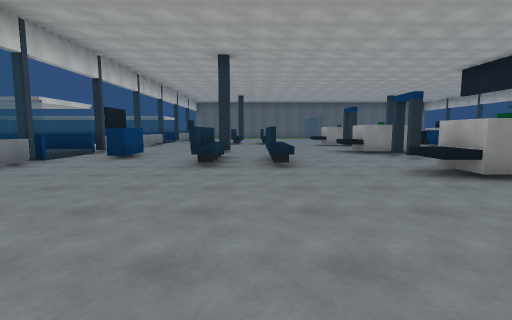
view 1 (above)

22 first-person views from a walk through a Unity game level. The camera is 1.4 m above the floor, tilts 6° down and sees 85° across. The floor is counted in squares, 2 m on a side. Each view is taken from the middle of a square. On the plan, view 1 faces up. The plan holds only what a view shows up to about 9 squares ahead; the rest is blank. The place goes on beyond the plan. The player is left out.

view 2
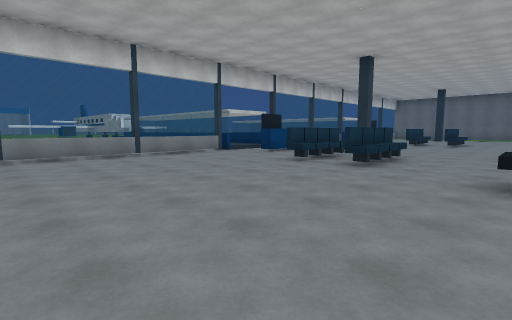

view 3
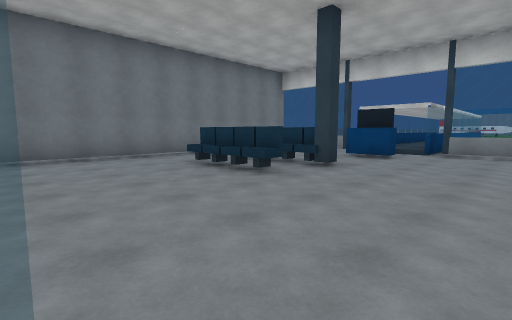

view 4
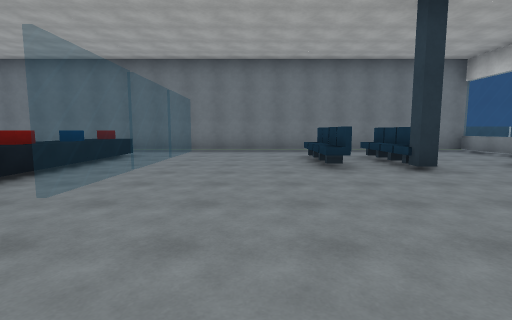

view 5
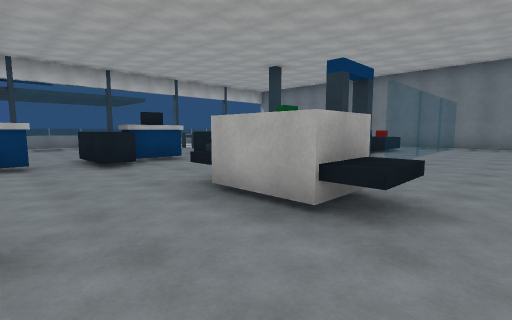

view 6
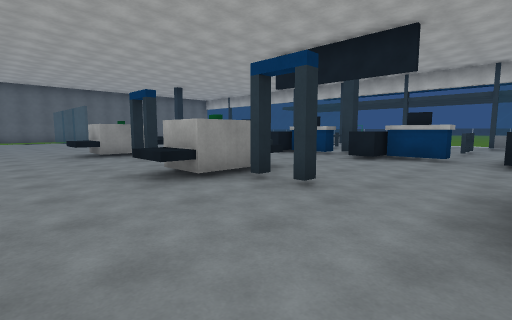

view 7
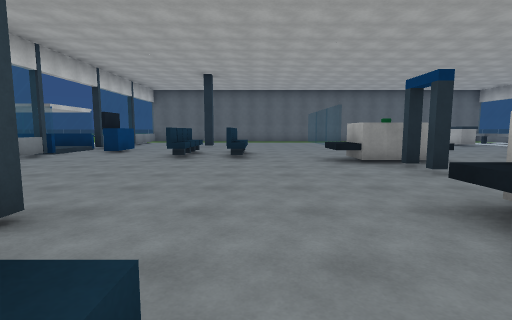

view 8
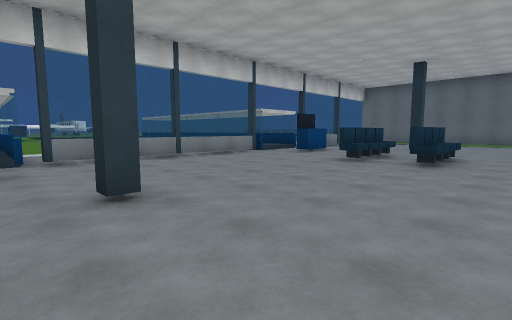

view 9
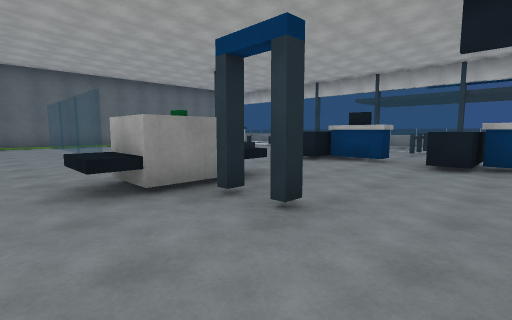

view 10
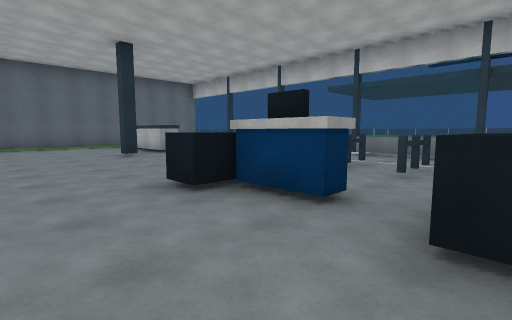

view 11
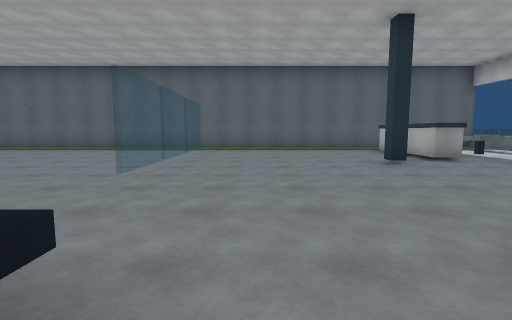

view 12
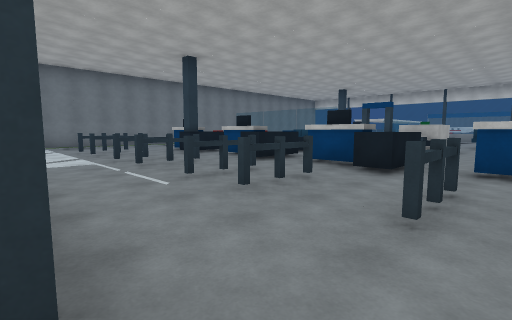

view 13
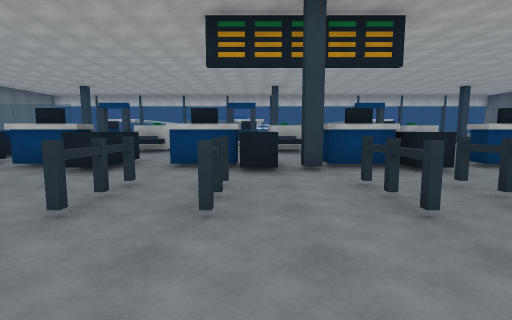

view 14
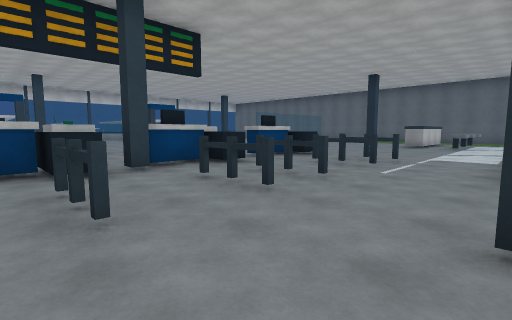

view 15
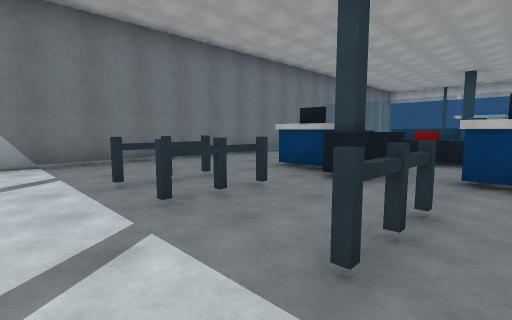

view 16
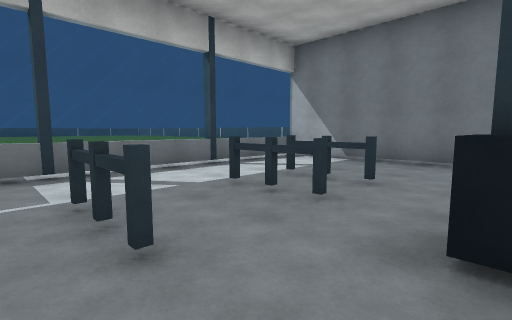

view 17
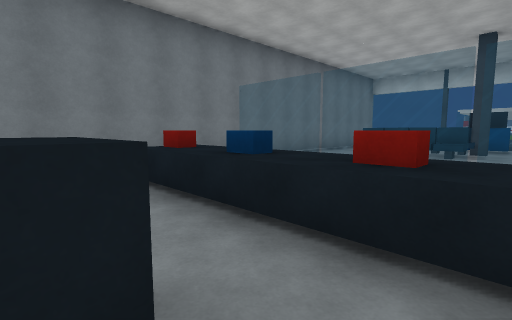

view 18
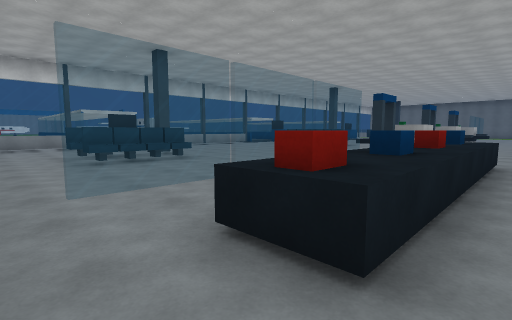

view 19
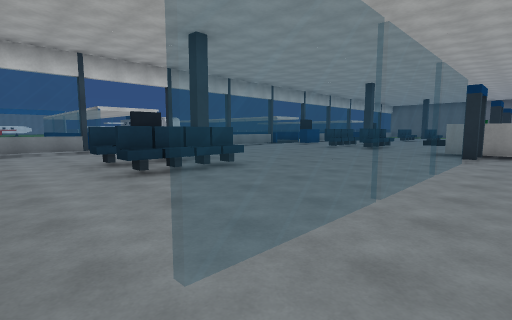

view 20
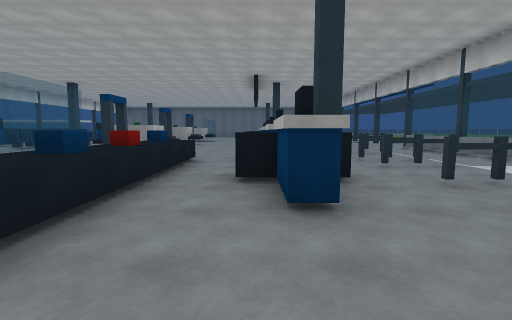

view 21
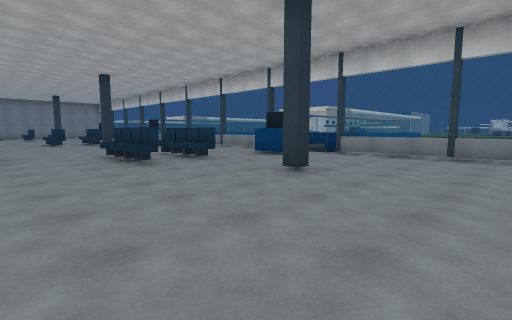

view 22
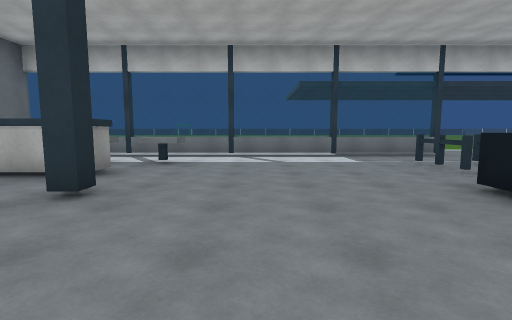

### Floor plan
Key: @ floor where view 1 was taken; # wall or solid block; x gap in a wall; . main floor; : floor 0.25 m higher than the main floor; / step, stairs or slope; = window, fence, low wall or low ledge; ^ raised ledge; O other object.
Columns run from 9 left of view 1 to 14 right of it. Each row starts with its distance up from view 1.
 22    .=........=.....   .=
 21    .=........=.....# ^.=
 20    .=........=.....##^.=
 19    .=...#....=....#..^.=
 18     =........=.........=
 17     =O.......=.........=
 16     /#..^#.............=
 15    ==...##.............=
 14     =...##..^O^..^^.#..=
 13     =.......^O^..#.....=
 12     =...............##.=
 11     =............^^.##..
 10    .=............#......
  9 ...==...#...=O=..##.##.#
  8 ====/O.......x...^^.##..
  7     /O..^#.......#......
  6    ==...^#..........##.=
  5     =.......^O^..^^.##.
  4     =.......^O^..#.....=
  3    .=...............##.=
  2    .=..........O.^^.##.=
  1    .=........=.O.#.....=
  0    ==....@...=.O....##.=
 -1    :/#O.##...=.O.^#.##.=
 -2      ...##...=OO.#.....=
 -3     =...^#...=.O....#..=
 -4     =........=.O.......=
 -5     =................. x
 -6         ###############.

Where each view was taken, in squares from view 1:
view 1: 0 up, 0 right, facing up
view 2: 0 up, 3 right, facing up-left
view 3: 2 up, 4 right, facing down-left
view 4: 4 up, 2 right, facing down
view 5: 7 up, 2 right, facing down-right
view 6: 5 up, 1 right, facing up-right
view 7: 7 up, 1 right, facing up
view 8: 8 up, 2 right, facing up-left
view 9: 10 up, 2 right, facing up-right
view 10: 11 up, 6 right, facing up-right
view 11: 13 up, 6 right, facing up
view 12: 7 up, 14 right, facing down-left
view 13: 8 up, 14 right, facing left
view 14: 7 up, 14 right, facing up-left
view 15: 1 up, 13 right, facing down-left
view 16: 1 up, 9 right, facing down-right
view 17: 0 up, 8 right, facing down-left
view 18: 5 down, 7 right, facing up-left
view 19: 5 down, 5 right, facing up-left
view 20: 5 down, 8 right, facing up
view 21: 22 up, 3 right, facing down-left
view 22: 17 up, 6 right, facing right
